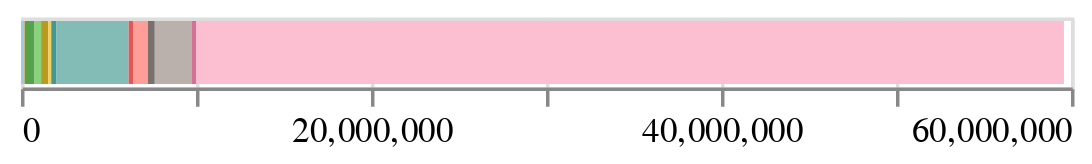

Notebook code cell kept with this figure:
### Code cell


### Figure 1 — Vega-Lite specification as saved in the notebook (floating-point values rounded to 4 significant figures)
{"config": {"view": {"continuousWidth": 300, "continuousHeight": 300}}, "data": {"name": "data-d9449ea30a9c335c7612e3ed11912766"}, "mark": {"type": "bar"}, "encoding": {"color": {"field": "Analysis_region", "legend": null, "scale": {"scheme": "tableau20"}, "type": "nominal"}, "x": {"field": "Observation", "sort": "-color", "title": null, "type": "quantitative"}}, "$schema": "https://vega.github.io/schema/vega-lite/v5.17.0.json", "datasets": {"data-d9449ea30a9c335c7612e3ed11912766": [{"Analysis_region": "Africa not otherwise specified and other", "Observation": 5157}, {"Analysis_region": "Antarctica and Oceania", "Observation": 174610}, {"Analysis_region": "Central America", "Observation": 23575}, {"Analysis_region": "Central Asia", "Observation": 12563}, {"Analysis_region": "Central and Western Africa", "Observation": 558802}, {"Analysis_region": "Eastern Asia", "Observation": 373194}, {"Analysis_region": "Middle East", "Observation": 409701}, {"Analysis_region": "North Africa", "Observation": 170605}, {"Analysis_region": "North America", "Observation": 278289}, {"Analysis_region": "Other Europe", "Observation": 4142766}, {"Analysis_region": "South America", "Observation": 254266}, {"Analysis_region": "South and Eastern Africa", "Observation": 852557}, {"Analysis_region": "South-East Asia", "Observation": 388841}, {"Analysis_region": "Southern Asia", "Observation": 2126732}, {"Analysis_region": "The Caribbean", "Observation": 246514}, {"Analysis_region": "United Kingdom", "Observation": 49579577}]}}
